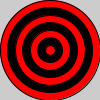
Frame 1 (no input)
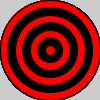
Frame 60 (the mouse pressed at the canvas centre just before this capture)
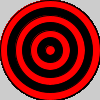
Frame 120 (the mouse held since frame 60 and released just before this capture)

The Processing sketch that drew these frames (run headless with seeded random() and noise(); from frame 60 on, the mouse is pressed at the canvas centre):

// Processing sketch: loop_thing
// ── loop_thing.pde
void setup (){
}
void draw (){
  noFill();
  for (int i = 100; i > 1; i=i-15) {
    int a = i % 2;
    println(a);
    if (a==0){ 
      fill(255,0,0);
    }
    if(a==1){
      fill(0,0,0);
    }
    ellipse (50,50,i,i);
    
  }
}
